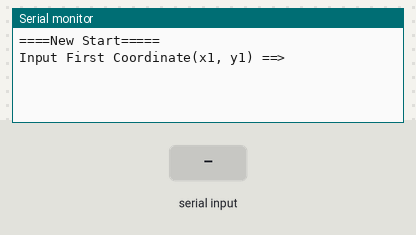
A sketch run on a simulated Arduino Uno, built with avr-gcc and run on an emulated ATmega328P. On the bench: the last lines printed to the serial monitor. The inputs (shaded band) are chosen by the test bench.

Above: at 1.2 s.
1.3 s: "90,45,200\n" received over Serial
At 1.9 s:
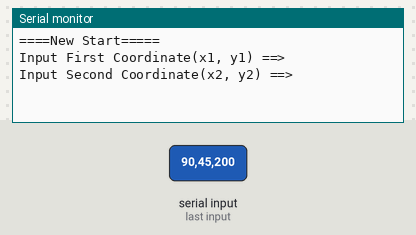
3.8 s: "30,150,10\n" received over Serial
At 6.0 s:
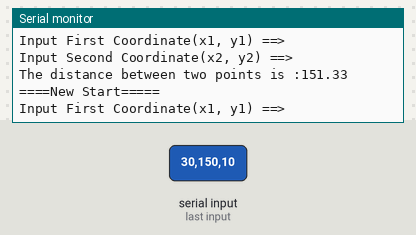

Measured:
- after the input at 1.3 s, the serial monitor: prints a new line at once (image 1)
- after the input at 3.8 s, the serial monitor: prints a new line after 1.0 s (image 2)

The sketch:

ex6-8.ino
```cpp
float get_distance(float, float, float, float);


void setup() {
  // 시리얼 통신 속도 설정 : 속도 9600 bps, 8데이터 비트, 패리티 없음, 한 개의 스톱비트
 Serial.begin(9600) ;

}

void loop() {
     float x1, y1, x2, y2 ;
     float dist;
         Serial.println("====New Start=====");
         Serial.println("Input First Coordinate(x1, y1) ==>");

           // PC에서 데이터가 전송되어 올때까지 기다린다.
          while(1) {
             if(Serial.available() > 0  ) break;
          }
          x1 = Serial.parseFloat();
          y1 = Serial.parseFloat();

          Serial.println("Input Second Coordinate(x2, y2) ==>");

           // PC에서 데이터가 전송되어 올때까지 기다린다.
          while(1) {
             if(Serial.available() > 0  ) break;
          }
          x2 = Serial.parseFloat();
          y2 = Serial.parseFloat();

          dist = get_distance(x1,y1,x2,y2);
          Serial.print("The distance between two points is :");
          Serial.println(dist);

}

float get_distance(float x_1, float y_1, float x_2, float y_2)
{
  float d ;

   d = sqrt((x_1- x_2) *(x_1-x_2) + (y_1 - y_2) * (y_1 - y_2 ) );

   return d ;
}
```
